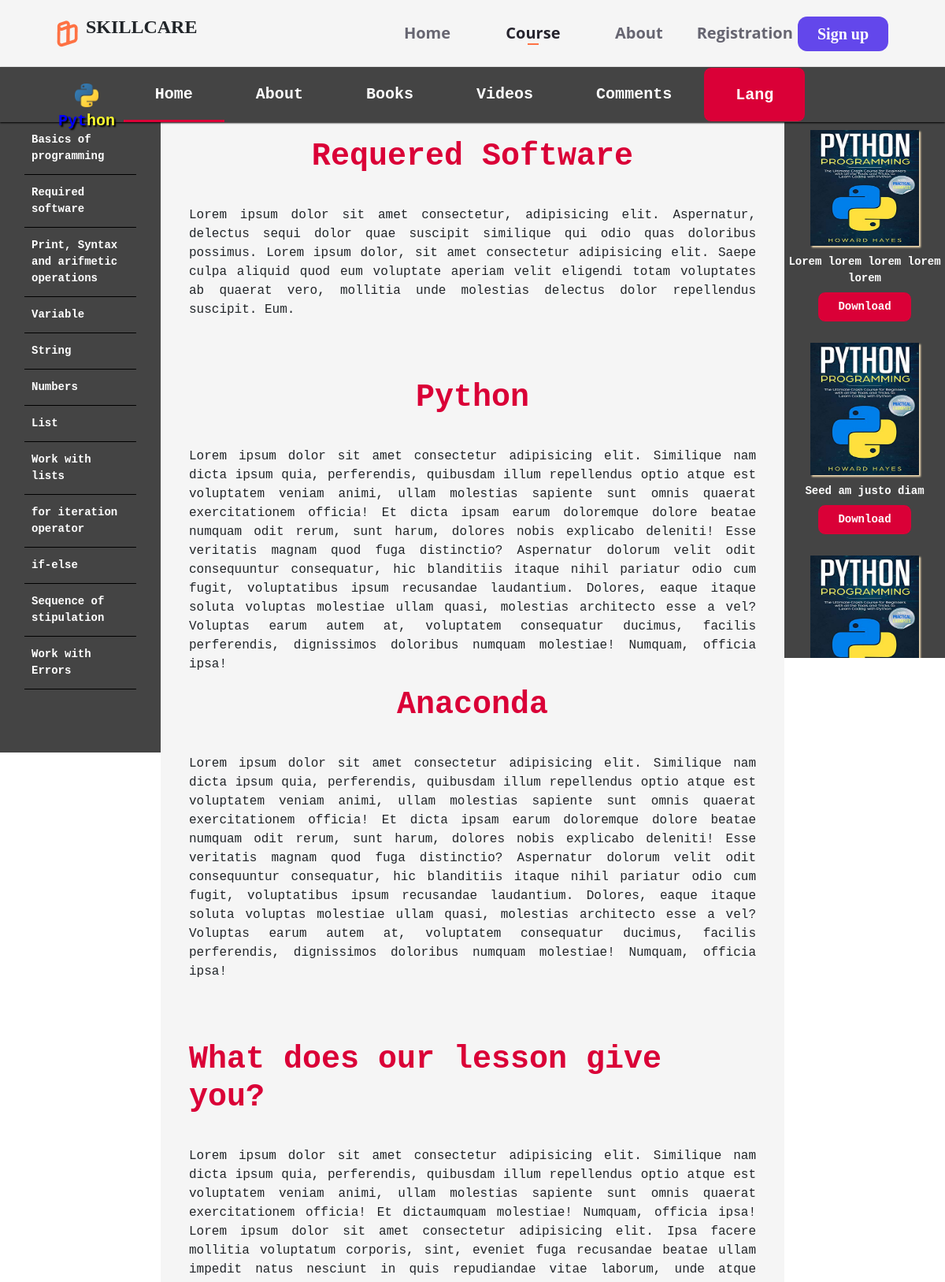
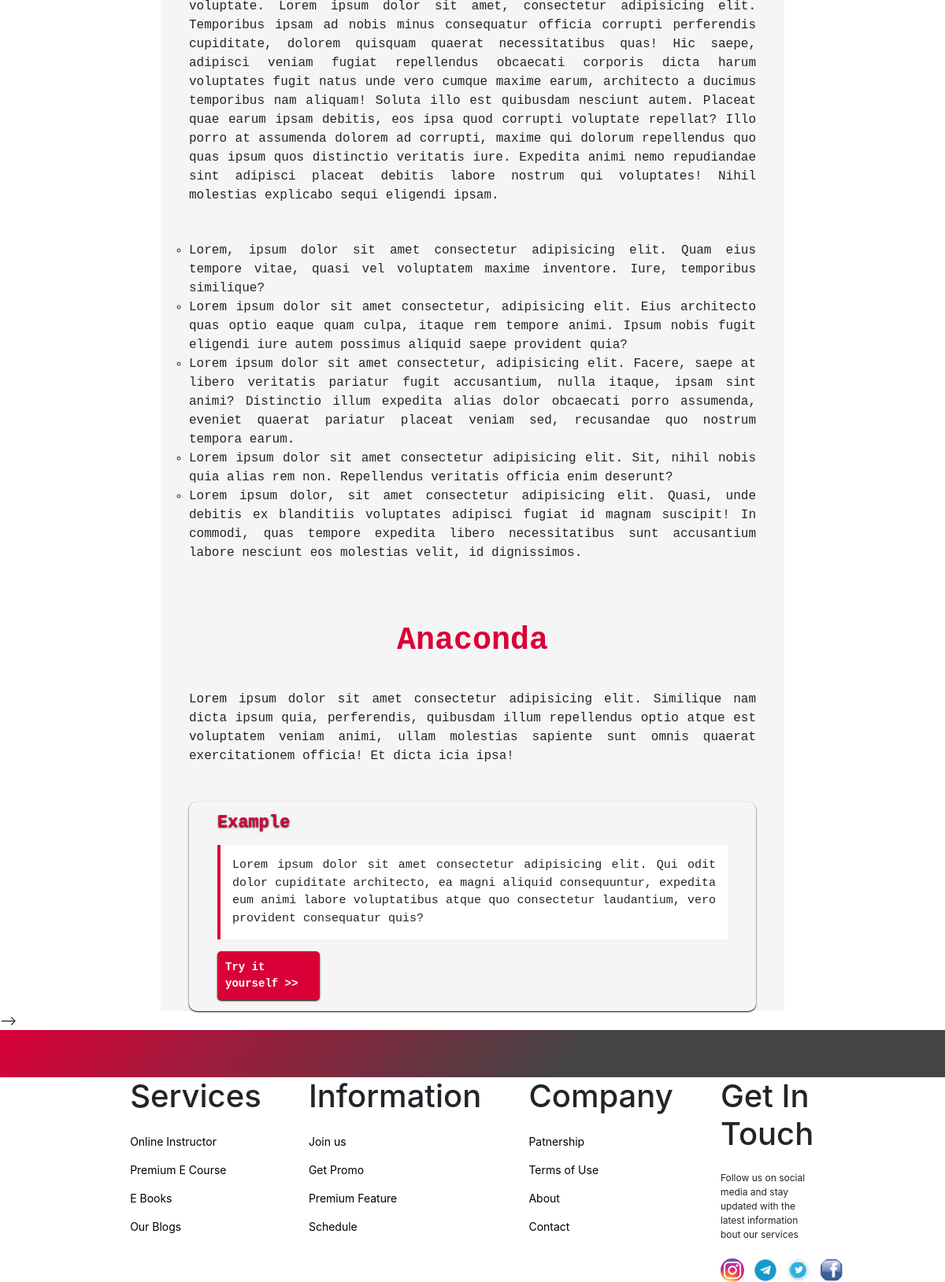
Screenshot of /pyhton/python/ (signed in) with the database file from the repository (2 pictures, top to bottom).
### blog2/models.py (models this page shows, shortened)
class Menu(models.Model):
    name = models.CharField(max_length=100, blank=True)

class Book(models.Model):
    image = models.ImageField(upload_to='Model_images')
    name = models.CharField(max_length=100)

### blog2/views.py (the view)
# urls.py: path('python/', views.python, name='python'),
@login_required(login_url='blog3:signup')
def python(request):
    books = Book.objects.all()
    menus = Menu.objects.all()
    menu_parts = Menu_part.objects.all()
    context = {
        'book': books,
        'menu': menus,
        'menu_part': menu_parts,
    }
    return render(request, 'blog2/python.html', context)

### blog2/templates/blog2/python.html (shortened to what this page needs)
{% extends 'blog2/base2.html' %}
{% load static%}
{% block content %}
    <section class = "python_nav">
        <ul class = "p_ul">
            <li class = "nav11"><a class ="animation-text" href="{% url 'blog2:python' %}">Home</a></li>
            <li id = "nav2"><a class ="animation-text" href="">About</a></li>
            <li id = "nav3"><a class ="animation-text" href="{% url 'blog2:book' %}">Books</a></li>
            <li id = "nav4"><a class ="animation-text" href="{% url 'blog2:video' %}">Videos</a></li>
            <li id = "nav5"><a class ="animation-text" href="{% url 'blog2:comment' %}">Comments</a></li>
            <li class = "lang">Lang
                <ul class = "langs">
                    <li class ="animation-text"> English</li>
                    <li class ="animation-text">Russian</li>
                    <li class ="animation-text">Uzbek</li>
                </ul>
            </li>
        </ul>
    </section>
    <section class = "py_menu">
        <section class = "Python_menu">
            {% for menus in menu %}
            <div class = "menu1 menum">
                <p class = "py_dict">{{ menus.name }}</p>
            </div>
            <hr class = "line">
            {% endfor %}
   </section>
    </section>
    <section class = "book">
    {% for books in book %}
        <div class = "book_div select-div-animation">
            <img src="{{books.image.url}}" alt="">
            <p>{{ books.name}}</p>
            <p class = "py_btn">Download</p>
        </div>
        {% endfor %}
    </section>
 <section class = "sec">
    <div class = "int" id = "programming">
        <h1 class = "animation-text">Requered Software</h1>
        <p>Lorem ipsum dolor sit amet consectetur, adipisicing elit. Aspernatur, delectus sequi dolor quae suscipit similique qui odio quas doloribus possimus. Lorem ipsum dolor, sit amet consectetur adipisicing elit. Saepe culpa aliquid quod eum voluptate aperiam velit eligendi totam voluptates ab quaerat vero, mollitia unde molestias delectus dolor repellendus suscipit. Eum.</p>
    </div>
    <div class = "part" id = "goal">
        <div class = "int">
            <h1>Python</h1>
            <p>Lorem ipsum dolor sit amet consectetur adipisicing elit. Similique nam dicta ipsum quia, perferendis, quibusdam illum repellendus optio atque est voluptatem veniam animi, ullam molestias sapiente sunt omnis quaerat exercitationem officia! Et dicta ipsam earum doloremque dolore beatae numquam odit rerum, sunt harum, dolores nobis explicabo deleniti! Esse veritatis magnam quod fuga distinctio? Aspernatur dolorum velit odit consequuntur consequatur, hic blanditiis itaque nihil pariatur odio cum fugit, voluptatibus ipsum recusandae laudantium. Dolores, eaque itaque soluta voluptas molestiae ullam quasi, molestias architecto esse a vel? Voluptas earum autem at, voluptatem consequatur ducimus, facilis perferendis, dignissimos doloribus numquam molestiae! Numquam, officia ipsa!</p>
        </div>
        <div class = "int">
        <h1>Anaconda</h1>
        <p>Lorem ipsum dolor sit amet consectetur adipisicing elit. Similique nam dicta ipsum quia, perferendis, quibusdam illum repellendus optio atque est voluptatem veniam animi, ullam molestias sapiente sunt omnis quaerat exercitationem officia! Et dicta ipsam earum doloremque dolore beatae numquam odit rerum, sunt harum, dolores nobis explicabo deleniti! Esse veritatis magnam quod fuga distinctio? Aspernatur dolorum velit odit consequuntur consequatur, hic blanditiis itaque nihil pariatur odio cum fugit, voluptatibus ipsum recusandae laudantium. Dolores, eaque itaque soluta voluptas molestiae ullam quasi, molestias architecto esse a vel? Voluptas earum autem at, voluptatem consequatur ducimus, facilis perferendis, dignissimos doloribus numquam molestiae! Numquam, officia ipsa!</p>
        </div>
    </div>
    <div class = "int">
            <h1>What does our lesson give you?</h1>
            <p>Lorem ipsum dolor sit amet consectetur adipisicing elit. Similique nam dicta ipsum quia, perferendis, quibusdam illum repellendus optio atque est voluptatem veniam animi, ullam molestias sapiente sunt omnis quaerat exercitationem officia! Et dictaumquam molestiae! Numquam, officia ipsa! Lorem ipsum dolor sit amet consectetur adipisicing elit. Ipsa facere mollitia voluptatum corporis, sint, eveniet fuga recusandae beatae ullam impedit natus nesciunt in quis repudiandae vitae laborum, unde atque voluptate. Lorem ipsum dolor sit amet, consectetur adipisicing elit. Temporibus ipsam ad nobis minus consequatur officia corrupti perferendis cupiditate, dolorem quisquam quaerat necessitatibus quas! Hic saepe, adipisci veniam fugiat repellendus obcaecati corporis dicta harum voluptates fugit natus unde vero cumque maxime earum, architecto a ducimus temporibus nam aliquam! Soluta illo est quibusdam nesciunt autem. Placeat quae earum ipsam debitis, eos ipsa quod corrupti voluptate repellat? Illo porro at assumenda dolorem ad corrupti, maxime qui dolorum repellendus quo quas ipsum quos distinctio veritatis iure. Expedita animi nemo repudiandae sint adipisci placeat debitis labore nostrum qui voluptates! Nihil molestias explicabo sequi eligendi ipsam.</p>
            <ul>
                <li>Lorem, ipsum dolor sit amet consectetur adipisicing elit. Quam eius tempore vitae, quasi vel voluptatem maxime inventore. Iure, temporibus similique?</li>
                <li>Lorem ipsum dolor sit amet consectetur, adipisicing elit. Eius architecto quas optio eaque quam culpa, itaque rem tempore animi. Ipsum nobis fugit eligendi iure autem possimus aliquid saepe provident quia?</li>
                <li>Lorem ipsum dolor sit amet consectetur, adipisicing elit. Facere, saepe at libero veritatis pariatur fugit accusantium, nulla itaque, ipsam sint animi? Distinctio illum expedita alias dolor obcaecati porro assumenda, eveniet quaerat pariatur placeat veniam sed, recusandae quo nostrum tempora earum.</li>
                <li>Lorem ipsum dolor sit amet consectetur adipisicing elit. Sit, nihil nobis quia alias rem non. Repellendus veritatis officia enim deserunt?</li>
                <li>Lorem ipsum dolor, sit amet consectetur adipisicing elit. Quasi, unde debitis ex blanditiis voluptates adipisci fugiat id magnam suscipit! In commodi, quas tempore expedita libero necessitatibus sunt accusantium labore nesciunt eos molestias velit, id dignissimos.</li>
            </ul>
    </div>
    <div class = "int">
        <h1>Anaconda</h1>
        <p>Lorem ipsum dolor sit amet consectetur adipisicing elit. Similique nam dicta ipsum quia, perferendis, quibusdam illum repellendus optio atque est voluptatem veniam animi, ullam molestias sapiente sunt omnis quaerat exercitationem officia! Et dicta icia ipsa!</p>
        <div class = "py_run_sec">
            <h2 class = "example">Example</h2>
            <p class = "code_div">Lorem ipsum dolor sit amet consectetur adipisicing elit. Qui odit dolor cupiditate architecto, ea magni aliquid consequuntur, expedita eum animi labore voluptatibus atque quo consectetur laudantium, vero provident consequatur quis?</p>
            <a href="{% url 'blog2:run' %}"  class = "tryit">Try it yourself  >></a>
        </div>
    </div>
</section> -->
{% endblock %}

### blog2/static/blog2/css/py_style.css (style rules this page uses)
* { margin:0px; padding:0px; }
.python_nav { position: fixed; top:85px; display: flex; width: 100%; height: 70px; background-color: #444444; box-shadow: 0px 1px 2px black; z-index: 1; }
.p_ul { height: 100%; display: flex; justify-content: center; align-items: center; flex: 3; }
.p_ul li { height: 100%; list-style-type: none; padding:20px 40px; transition: 1s ease-in-out; }
.p_ul li a { color:white; font-weight: bold; font-size: 20px; font-family: monospace; text-decoration: none; }
.nav11 { border-bottom: 3px solid #DA0037; transition: 1s ease-in; }
.lang { padding:13px 30px; color:white; font-weight: bold; font-size: 20px; font-family: monospace; background-color: #DA0037; transition: 1s ease-in-out; border:1px solid #444444; border-radius: 10px; margin-right: 20px; }
.langs { position: absolute; display: flex; flex-direction: column; background-color: #444444; margin-left: -3.5%; margin-top: -90px; transform: scale(0.4); transition: 1s ease-in-out; box-shadow: 2px 2px 2px black; z-index: -1; transition: 0.5s; }
.langs li { width: 100%; padding: 10px 30px; color:white; font-weight: bold; font-size: 20px; font-family: monospace; text-align: center; }
.py_menu { width:17%; background-color: #444444; overflow: hidden; height: 100vh; position: fixed; }
.Python_menu { width: 100%; height: 90%; overflow-y: scroll; overflow-x: hidden; }
.py_dict, .py_dict_item a { color:white; font-weight: bold; font-family: monospace; font-size: 14px; cursor: pointer; transition: 1s ease-in-out; text-decoration: none !important; margin-bottom: 0px; padding: 12px 40px; }
.line { background-color:black; margin: 0px; width:70%; margin-left: 15%; }
.menu1 { width: 100%; position: relative; display: inline-block; }
.book { width:17%; height: 90%; background-color: #444444; overflow-y: scroll; overflow-x: hidden; height: 85vh; position: absolute; position: fixed; margin-left: 83%; display: flex; flex-direction: column; align-items: center; }
.book_div { width: 230px; height: 260px; display: flex; flex-direction: column; align-items: center; margin-top:10px; }
.book_div img { flex:1; width:60%; height: 55%; margin-bottom: 10px; box-shadow: 2px 2px 2px wheat; transition: 0.1s ease-in-out; animation: book 2s ease-in-out 2s 0; }
.book_div p { color:white; font-weight: bold; font-family: monospace; font-size: 14px; cursor: pointer; transition: 1s ease-in-out; text-align: center; }
.py_btn { margin-top:-10px; padding:8px 25px; background-color: #DA0037; transition: 1s ease-in-out; border:1px solid #444444; border-radius: 10px; }
.sec { margin-top:155px; padding-top:20px !important; background-color: #F5F5F5; width: 66%; margin-left: 17%; margin-right: 17%; padding: 0% 3%; display: flex; flex-direction: column; row-gap: 60px; z-index: -1; transition: 1s ease-in-out; }
.int { margin:0px auto; display: flex; align-items: center; flex-direction: column; row-gap: 30px; transition: 1s ease-in-out; }
.int h1 { font-weight: bold; font-size: 40px; font-family: monospace; color: #DA0037; }
.int p, .int ul li { text-align:justify; font-family: monospace; list-style-type: circle; }
.py_run_sec { border-radius: 10px; background-color: #F5F5F5; display: flex; flex-direction: column; box-shadow: 0 1px 2px black; }
.example { margin:2% 5%; color: #DA0037; font-weight: bold; font-size: 22px; font-family: monospace; text-shadow: 0 1px 2px black; }
.code_div { margin:0 5%; border-left:4px solid #DA0037; background-color: white; padding:15px; font-size: 15px; }
.tryit { margin: 2% 5%; color:white; font-weight: bold; font-size: 14px; font-family: monospace; padding: 10px; background-color: #DA0037; border-radius: 5px; width:18%; box-shadow: 0 1px 2px black; z-index: 1; }

### blog2/static/blog2/css/animation.css (style rules this page uses)
.select-div-animation { opacity: 0; transition: all 1s ease; transform: scale(1.2); }
.select-div-animation.fadee2 { opacity: 1; transform: scale(1); }

### rows the page displays
Menu: name "Basics of programming"
Menu: name "Required software"
Menu: name "Print, Syntax and arifmetic operations"
Menu: name "Variable"
Menu: name "String"
Menu: name "Numbers"
Menu: name "List"
Menu: name "Work with lists"
Menu: name "for iteration operator"
Menu: name "if-else"
Menu: name "Sequence of stipulation"
Menu: name "Work with Errors"
Book: image (picture), name "Lorem lorem lorem lorem lorem"
Book: image (picture), name "Seed am justo diam"
Book: image (picture)
